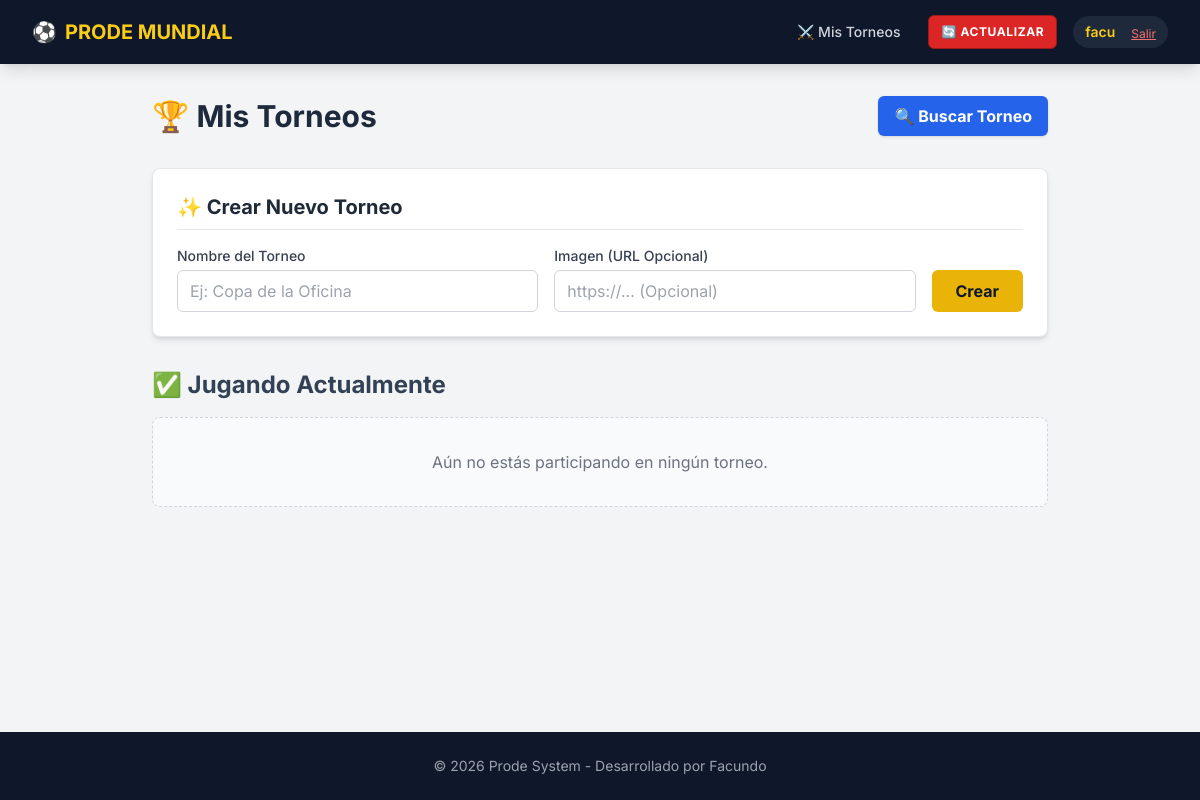
/mis-torneos/ (signed in), run on an earlier commit of the app's database.
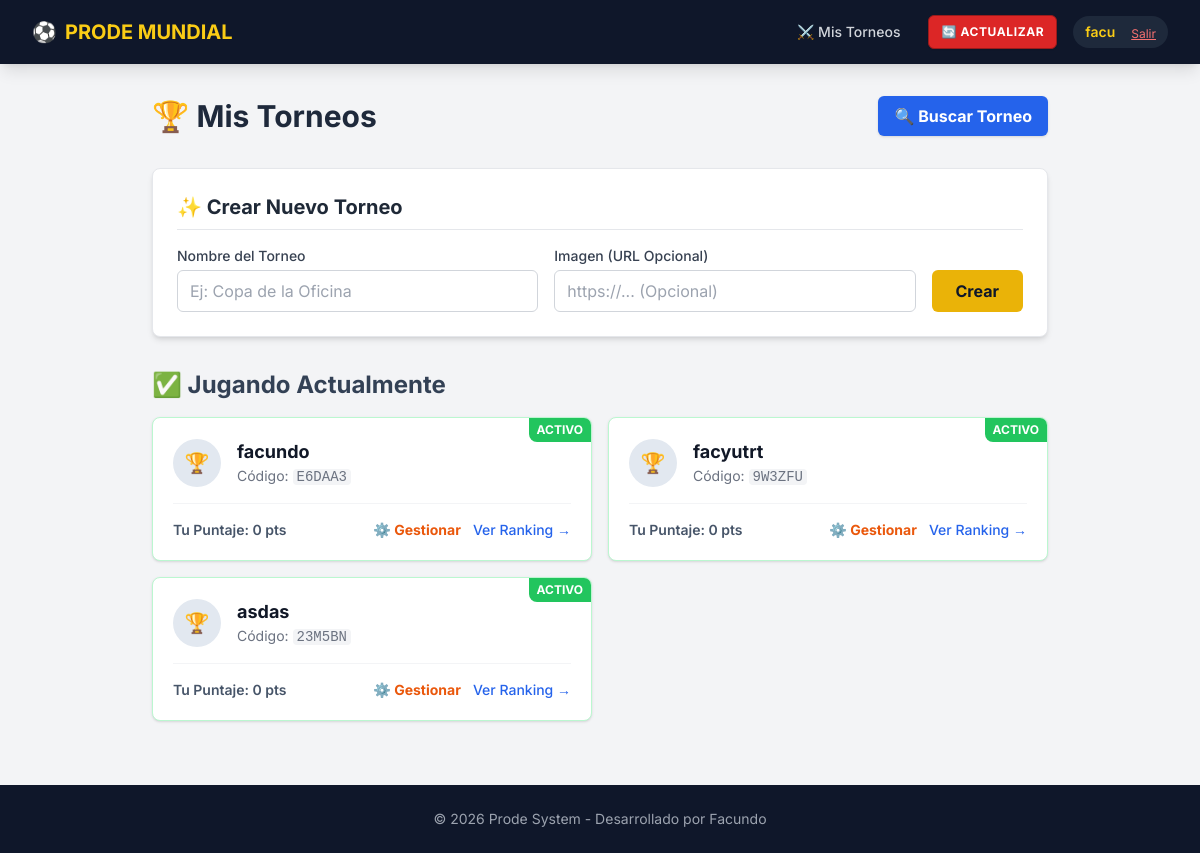
And on a later commit of the database.
### core/models.py (models this page shows, shortened)
class TournamentMember(models.Model):
    STATUS_CHOICES = [
        ('PENDING', 'Pendiente de Aprobación'),
        ('ACCEPTED', 'Aceptado / Jugando'),
        ('REJECTED', 'Rechazado'),
    ]
    tournament = models.ForeignKey(Tournament, on_delete=models.CASCADE)
    user = models.ForeignKey(User, on_delete=models.CASCADE)
    status = models.CharField(max_length=10, choices=STATUS_CHOICES, default='PENDING')
    joined_at = models.DateTimeField(auto_now_add=True)
    points = models.IntegerField(default=0)
    class Meta:
        unique_together = ('tournament', 'user')
        verbose_name = "Miembro de Torneo"
        verbose_name_plural = "Miembros de Torneo"

class Tournament(models.Model):
    name = models.CharField(max_length=100, verbose_name="Nombre del Torneo")
    code = models.CharField(max_length=6, unique=True, verbose_name="Código de Invitación")
    creator = models.ForeignKey(User, on_delete=models.CASCADE, related_name="created_tournaments")
    image = models.URLField(blank=True, null=True, verbose_name="Imagen (URL)")
    created_at = models.DateTimeField(auto_now_add=True)
    members = models.ManyToManyField(User, through='TournamentMember', related_name="tournaments")

### core/views.py (the view)
# urls.py: path('mis-torneos/', mis_torneos, name='mis_torneos'),
@login_required
def mis_torneos(request):
    jugando = TournamentMember.objects.filter(
        user=request.user,
        status='ACCEPTED'
    ).select_related('tournament')
    pendientes = TournamentMember.objects.filter(
        user=request.user,
        status='PENDING'
    ).select_related('tournament')
    if request.method == 'POST':
        cantidad_creados = Tournament.objects.filter(creator=request.user).count()
        if cantidad_creados >= 3:
            messages.error(request, "🚫 Límite alcanzado: Solo puedes administrar hasta 3 torneos a la vez.")
            form = TournamentForm(request.POST)
        else:
            form = TournamentForm(request.POST)
            if form.is_valid():
                torneo = form.save(commit=False)
                torneo.creator = request.user
                torneo.save()
                TournamentMember.objects.create(
                    user=request.user,
                    tournament=torneo,
                    status='ACCEPTED'
                )
                messages.success(request, f'¡Torneo "{torneo.name}" creado!')
                return redirect('mis_torneos')
    else:
        form = TournamentForm()
    return render(request, 'core/mis_torneos.html', {
        'jugando': jugando,
        'pendientes': pendientes,
        'form': form
    })

### core/forms.py
class TournamentForm(forms.ModelForm):
    class Meta:
        model = Tournament
        fields = ['name', 'image'] # El usuario solo elige nombre e imagen
        widgets = {
            'name': forms.TextInput(attrs={
                'class': 'w-full px-3 py-2 border border-gray-300 rounded-md focus:outline-none focus:ring-2 focus:ring-yellow-400',
                'placeholder': 'Ej: Copa de la Oficina'
            }),
            'image': forms.URLInput(attrs={
                'class': 'w-full px-3 py-2 border border-gray-300 rounded-md focus:outline-none focus:ring-2 focus:ring-yellow-400',
                'placeholder': 'https://... (Opcional)'
            })
        }

### core/templates/core/mis_torneos.html (shortened to what this page needs)
{% extends 'core/base.html' %}
{% block content %}
<div class="max-w-4xl mx-auto">
    <div class="flex justify-between items-center mb-8">
        <h1 class="text-3xl font-bold text-slate-800">🏆 Mis Torneos</h1>
        <a href="{% url 'buscar_torneo' %}" class="bg-blue-600 hover:bg-blue-700 text-white px-4 py-2 rounded-md font-bold shadow transition flex items-center">
            🔍 Buscar Torneo
        </a>
    </div>
    <div class="bg-white p-6 rounded-lg shadow-md border border-gray-200 mb-8">
        <h2 class="text-xl font-bold text-gray-800 mb-4 border-b pb-2">✨ Crear Nuevo Torneo</h2>
        <form method="post" class="flex flex-col md:flex-row gap-4 items-end">
            <div class="flex-grow w-full">
                <label class="block text-sm font-medium text-gray-700 mb-1">Nombre del Torneo</label>
                {{ form.name }} </div>
            <div class="flex-grow w-full">
                <label class="block text-sm font-medium text-gray-700 mb-1">Imagen (URL Opcional)</label>
                {{ form.image }}
            </div>
            <button type="submit" class="bg-yellow-500 hover:bg-yellow-600 text-slate-900 font-bold px-6 py-2 rounded-md transition w-full md:w-auto h-[42px]">
                Crear
            </button>
        </form>
    </div>
    <h2 class="text-2xl font-bold text-slate-700 mb-4">✅ Jugando Actualmente</h2>
    {% if jugando %}
        <div class="grid grid-cols-1 md:grid-cols-2 gap-4 mb-8">
            {% for miembro in jugando %}
            <div class="bg-white p-5 rounded-lg shadow border border-green-200 relative overflow-hidden group hover:shadow-lg transition">
                <div class="absolute top-0 right-0 bg-green-500 text-white text-xs font-bold px-2 py-1 rounded-bl-lg">
                    ACTIVO
                </div>
                <div class="flex items-center space-x-4">
                    {% if miembro.tournament.image %}
                        <img src="{{ miembro.tournament.image }}" class="w-12 h-12 rounded-full object-cover border-2 border-green-500">
                    {% else %}
                        <div class="w-12 h-12 rounded-full bg-slate-200 flex items-center justify-center text-xl">🏆</div>
                    {% endif %}
                    <div>
                        <h3 class="font-bold text-lg text-gray-900">{{ miembro.tournament.name }}</h3>
                        <p class="text-sm text-gray-500">Código: <span class="font-mono bg-gray-100 px-1 rounded">{{ miembro.tournament.code }}</span></p>
                    </div>
                </div>
                <div class="mt-4 pt-4 border-t border-gray-100 flex justify-between items-center">
                    <span class="text-sm font-semibold text-slate-600">Tu Puntaje: {{ miembro.points }} pts</span>
                    <div class="flex space-x-3">
                        {% if miembro.tournament.creator == user %}
                            <a href="{% url 'gestionar_torneo' miembro.tournament.id %}" class="text-orange-600 text-sm hover:underline font-bold flex items-center">
                                ⚙️ Gestionar
                            </a>
                    {% endif %}
                    <a href="{% url 'ranking_torneo' miembro.tournament.id %}" class="text-blue-600 text-sm hover:underline font-medium">
                        Ver Ranking &rarr;
                    </a>
    </div>
</div>
            </div>
            {% endfor %}
        </div>
    {% else %}
        <div class="bg-gray-50 p-8 rounded-lg text-center border border-dashed border-gray-300 mb-8">
            <p class="text-gray-500">Aún no estás participando en ningún torneo.</p>
        </div>
    {% endif %}
</div>
{% endblock %}

What changed in the data, as far as the page shows it:
added TournamentMember: tournament.name "facundo", tournament.code "E6DAA3", points "0", shows "⚙️ Gestionar"
added TournamentMember: tournament.name "facyutrt", tournament.code "9W3ZFU", points "0", shows "⚙️ Gestionar"
added TournamentMember: tournament.name "asdas", tournament.code "23M5BN", points "0", shows "⚙️ Gestionar"
Also different on the page:
text no longer shown: "Aún no estás participando en ningún torneo."
